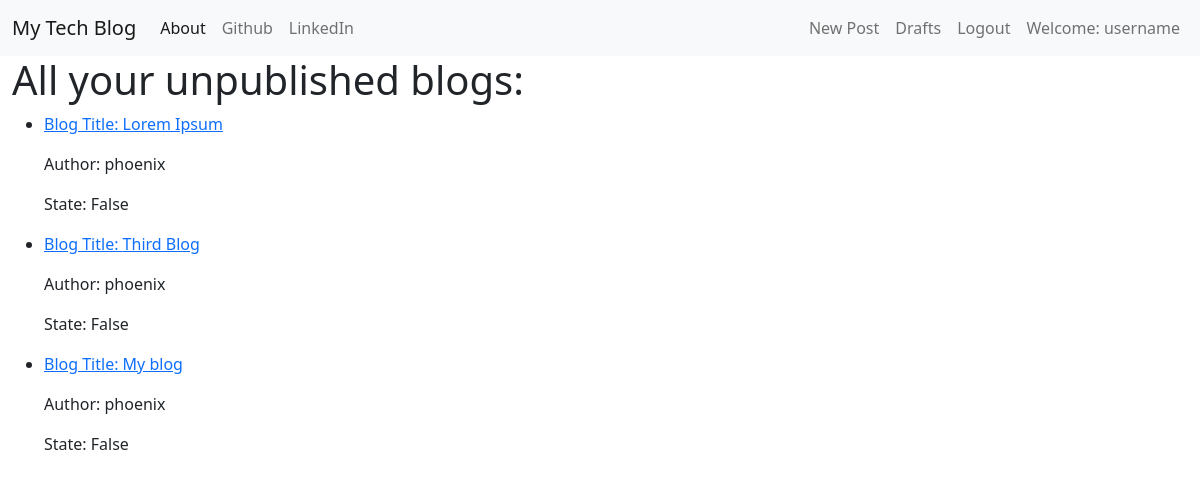
Before: /drafts/ (signed in) with the older database file.
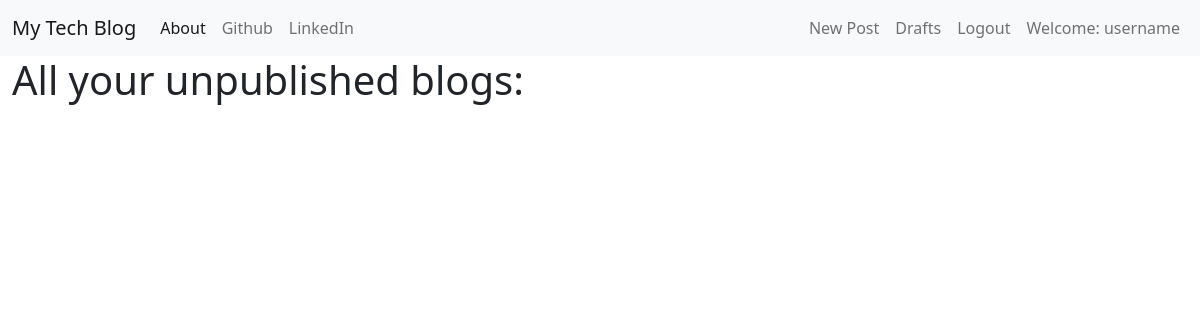
After: the same page with the newer database file.
### my_app/models.py (models this page shows, shortened)
class Blog(models.Model):
    user = models.ForeignKey(User, on_delete=models.CASCADE)
    title = models.CharField(max_length=125)
    content = models.TextField(max_length=512) #Check the max length
    state = models.BooleanField(default=False)
    publish_date = models.DateTimeField(null=True, blank=True)

### my_app/views.py (the view)
# urls.py: path('drafts/', views.DraftBlogListView.as_view(), name='drafts'),
class DraftBlogListView(LoginRequiredMixin, ListView):
    login_url = '/login/'
    redirect_field_name = 'my_app/drafts.html'
    model = Blog
    template_name = 'my_app/drafts.html'
    def get_queryset(self):
        return Blog.objects.filter(state__exact=False)

### my_app/templates/my_app/drafts.html (shortened to what this page needs)
{% extends 'my_app/my_app_base.html' %}
{% block body_block %}
<h1>All your unpublished blogs:</h1>
{% for blog in blog_list %}
<ul>
    {% if blog.user == user %}
        <li>
                <p><a href="{% url 'my_app:detail' pk=blog.pk %}">Blog Title: {{blog.title}}</a></p>
                <p>Author: {{blog.user}}</p>
                <p>State: {{blog.state}}</p>
        </li>
    {% endif %}
</ul>
{% endfor %}
{% endblock body_block %}

Changed rows visible on the page:
no longer on this page (row edited): Blog: title "Lorem Ipsum", user "phoenix", state "False"
removed Blog: title "Third Blog", user "phoenix", state "False"
removed Blog: title "My blog", user "phoenix", state "False"
